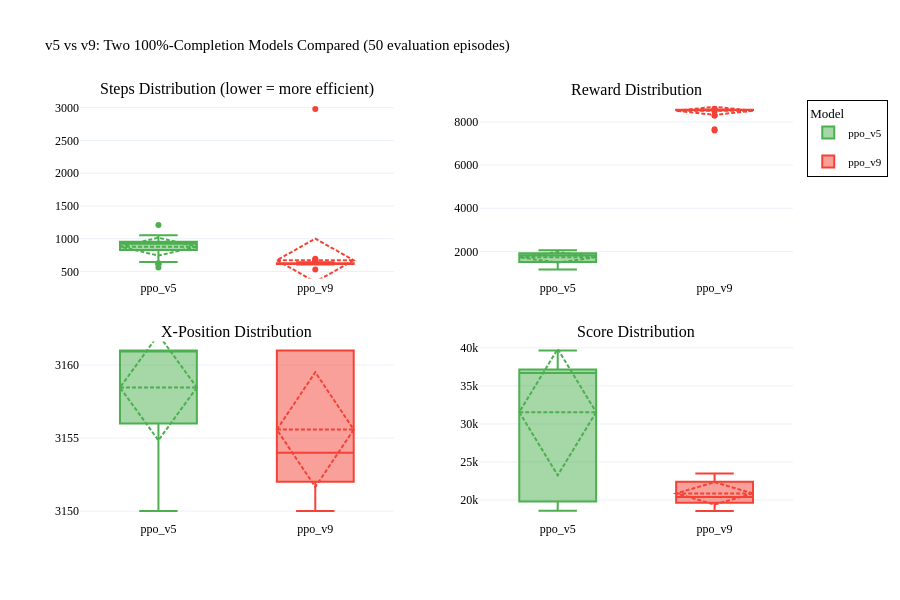

Write notebook code for a chart like this one.
### Markdown cell above
---
## 10. v5 vs v9 Deep Dive — Two Paths to 100% Completion

### Code cell
if not eval_df.empty:
    v5 = eval_df[eval_df['model'] == 'ppo_v5'].copy()
    v9 = eval_df[eval_df['model'] == 'ppo_v9'].copy()

    if not v5.empty and not v9.empty:
        fig = make_subplots(
            rows=2, cols=2,
            subplot_titles=[
                'Steps Distribution (lower = more efficient)',
                'Reward Distribution',
                'X-Position Distribution',
                'Score Distribution',
            ],
            horizontal_spacing=0.12,
            vertical_spacing=0.15,
        )

        COLOR_V5 = MODEL_COLORS['ppo_v5']
        COLOR_V9 = MODEL_COLORS['ppo_v9']

        metrics = [
            ('steps',  1, 1),
            ('reward', 1, 2),
            ('x_pos',  2, 1),
            ('score',  2, 2),
        ]

        for col_name, row, col in metrics:
            fig.add_trace(go.Box(
                y=v5[col_name],
                name='ppo_v5',
                marker_color=COLOR_V5,
                boxmean='sd',
                legendgroup='v5',
                showlegend=(row == 1 and col == 1),
            ), row=row, col=col)

            fig.add_trace(go.Box(
                y=v9[col_name],
                name='ppo_v9',
                marker_color=COLOR_V9,
                boxmean='sd',
                legendgroup='v9',
                showlegend=(row == 1 and col == 1),
            ), row=row, col=col)

        fig.update_layout(
            title=dict(text='v5 vs v9: Two 100%-Completion Models Compared (50 evaluation episodes)', font=dict(size=15)),
            height=600,
            template='plotly_white',
            legend=dict(
                title='Model',
                bgcolor='rgba(255,255,255,0.9)',
                bordercolor='black',
                borderwidth=1,
                font=dict(size=11, color='black'),
            ),
            font=dict(family='serif', size=12, color='black'),
        )
        fig.show()

        # Summary comparison
        print('\n── v5 vs v9 Summary ─────────────────────────────────────────────────────')
        comp = pd.DataFrame({
            'metric':    ['Avg Reward', 'Avg Steps', 'Avg X-Pos', 'Avg Score', 'Avg Coins', 'Completion %'],
            'ppo_v5':   [
                f"{v5['reward'].mean():.1f}",
                f"{v5['steps'].mean():.1f}",
                f"{v5['x_pos'].mean():.1f}",
                f"{v5['score'].mean():.0f}",
                f"{v5['coins'].mean():.1f}",
                f"{100 * v5['completed'].mean():.1f}%",
            ],
            'ppo_v9':   [
                f"{v9['reward'].mean():.1f}",
                f"{v9['steps'].mean():.1f}",
                f"{v9['x_pos'].mean():.1f}",
                f"{v9['score'].mean():.0f}",
                f"{v9['coins'].mean():.1f}",
                f"{100 * v9['completed'].mean():.1f}%",
            ],
        })
        print(comp.to_string(index=False))
        print('─────────────────────────────────────────────────────────────────────────')
    else:
        print('v5 or v9 eval data not found — check model names in evaluation_results.md')
else:
    print('No evaluation data available.')

### Figure 1 — Plotly figure (JSON) as saved in the notebook; plotly's stock layout.template omitted (floating-point values rounded to 4 significant figures)
{"data": [{"boxmean": "sd", "legendgroup": "v5", "marker": {"color": "#4CAF50"}, "name": "ppo_v5", "showlegend": true, "type": "box", "xaxis": "x", "y": [657, 958, 899, 625, 1053, 1020, 989, 1005, 644, 923, 979, 939, 870, 828, 929, 923, 989, 882, 941, 618, 951, 966, 932, 606, 936, 940, 934, 955, 918, 673, 942, 918, 992, 749, 997, 921, 560, 762, 906, 921, 716, 959, 925, 919, 941, 1210, 917, 652, 922, 670], "yaxis": "y"}, {"boxmean": "sd", "legendgroup": "v9", "marker": {"color": "#F44336"}, "name": "ppo_v9", "showlegend": true, "type": "box", "xaxis": "x", "y": [611, 607, 620, 621, 663, 613, 624, 651, 624, 614, 624, 655, 626, 621, 614, 626, 623, 615, 620, 663, 616, 618, 626, 634, 621, 624, 626, 610, 694, 627, 627, 683, 616, 530, 622, 618, 628, 609, 626, 631, 2981, 613, 625, 615, 643, 617, 614, 636, 619, 617], "yaxis": "y"}, {"boxmean": "sd", "legendgroup": "v5", "marker": {"color": "#4CAF50"}, "name": "ppo_v5", "showlegend": false, "type": "box", "xaxis": "x2", "y": [1467.0, 1777.0, 1686.0, 1290.0, 2054.0, 1903.0, 1954.0, 1966.0, 1289.0, 1757.0, 2036.0, 1915.0, 1822.0, 1686.0, 1884.0, 1895.0, 1954.0, 1686.0, 1816.0, 1249.0, 1906.0, 1856.0, 1974.0, 1152.0, 1812.0, 1906.0, 1739.0, 1920.0, 1746.0, 1460.0, 2013.0, 1839.0, 1914.0, 1570.0, 1996.0, 1876.0, 1278.0, 1426.0, 1836.0, 1504.0, 1416.0, 2019.0, 1774.0, 1717.0, 1797.0, 1716.0, 1234.0, 1389.0, 1880.0, 1389.0], "yaxis": "y2"}, {"boxmean": "sd", "legendgroup": "v9", "marker": {"color": "#F44336"}, "name": "ppo_v9", "showlegend": false, "type": "box", "xaxis": "x2", "y": [8574.0, 8308.0, 8570.0, 8567.0, 8556.0, 8573.0, 8563.0, 8557.0, 8578.0, 8576.0, 8566.0, 8551.0, 8563.0, 8561.0, 8572.0, 8574.0, 8566.0, 8568.0, 8576.0, 8563.0, 8570.0, 8571.0, 8607.0, 8561.0, 8572.0, 8577.0, 8570.0, 8569.0, 8503.0, 8576.0, 8571.0, 8558.0, 8557.0, 7604.0, 8572.0, 8571.0, 8570.0, 8300.0, 8557.0, 8576.0, 7659.0, 8576.0, 8560.0, 8578.0, 8606.0, 8569.0, 8564.0, 8568.0, 8572.0, 8569.0], "yaxis": "y2"}, {"boxmean": "sd", "legendgroup": "v5", "marker": {"color": "#4CAF50"}, "name": "ppo_v5", "showlegend": false, "type": "box", "xaxis": "x3", "y": [3161, 3157, 3154, 3157, 3161, 3157, 3161, 3161, 3154, 3157, 3161, 3161, 3161, 3161, 3161, 3161, 3161, 3157, 3161, 3150, 3161, 3161, 3161, 3151, 3156, 3161, 3156, 3161, 3155, 3161, 3161, 3161, 3161, 3161, 3161, 3161, 3161, 3150, 3161, 3151, 3156, 3161, 3157, 3152, 3154, 3161, 3151, 3161, 3161, 3161], "yaxis": "y3"}, {"boxmean": "sd", "legendgroup": "v9", "marker": {"color": "#F44336"}, "name": "ppo_v9", "showlegend": false, "type": "box", "xaxis": "x3", "y": [3152, 3154, 3161, 3154, 3150, 3152, 3153, 3161, 3161, 3157, 3153, 3151, 3150, 3151, 3151, 3156, 3153, 3161, 3161, 3155, 3151, 3161, 3161, 3151, 3154, 3161, 3156, 3152, 3154, 3161, 3154, 3155, 3151, 3153, 3152, 3153, 3161, 3156, 3161, 3156, 3157, 3161, 3161, 3153, 3152, 3161, 3153, 3157, 3152, 3161], "yaxis": "y3"}, {"boxmean": "sd", "legendgroup": "v5", "marker": {"color": "#4CAF50"}, "name": "ppo_v5", "showlegend": false, "type": "box", "xaxis": "x4", "y": [19450, 37750, 36750, 21500, 37800, 38300, 38700, 36900, 20250, 36750, 36700, 36650, 37050, 19450, 37050, 36900, 37100, 39650, 37700, 19100, 36650, 37500, 36700, 19300, 37400, 37200, 36550, 36550, 37000, 18950, 36650, 37150, 39100, 19550, 36650, 37000, 20350, 19800, 36650, 19800, 18900, 37150, 37150, 36450, 37200, 19050, 19100, 18600, 36750, 18850], "yaxis": "y4"}, {"boxmean": "sd", "legendgroup": "v9", "marker": {"color": "#F44336"}, "name": "ppo_v9", "showlegend": false, "type": "box", "xaxis": "x4", "y": [22900, 19750, 19500, 19650, 21900, 22200, 19300, 18900, 19200, 23000, 19250, 19950, 19700, 21100, 22000, 20600, 23000, 19650, 19650, 19100, 23000, 18550, 22400, 19250, 20150, 19600, 23500, 22600, 21150, 22200, 20950, 20950, 22800, 20000, 19950, 22800, 20200, 19000, 22200, 19650, 18850, 22400, 19850, 22700, 19800, 22900, 22800, 21250, 20150, 21800], "yaxis": "y4"}], "layout": {"annotations": [{"font": {"size": 16}, "showarrow": false, "text": "Steps Distribution (lower = more efficient)", "x": 0.22, "xanchor": "center", "xref": "paper", "y": 1, "yanchor": "bottom", "yref": "paper"}, {"font": {"size": 16}, "showarrow": false, "text": "Reward Distribution", "x": 0.78, "xanchor": "center", "xref": "paper", "y": 1, "yanchor": "bottom", "yref": "paper"}, {"font": {"size": 16}, "showarrow": false, "text": "X-Position Distribution", "x": 0.22, "xanchor": "center", "xref": "paper", "y": 0.425, "yanchor": "bottom", "yref": "paper"}, {"font": {"size": 16}, "showarrow": false, "text": "Score Distribution", "x": 0.78, "xanchor": "center", "xref": "paper", "y": 0.425, "yanchor": "bottom", "yref": "paper"}], "font": {"color": "black", "family": "serif", "size": 12}, "height": 600, "legend": {"bgcolor": "rgba(255,255,255,0.9)", "bordercolor": "black", "borderwidth": 1, "font": {"color": "black", "size": 11}, "title": {"text": "Model"}}, "title": {"font": {"size": 15}, "text": "v5 vs v9: Two 100%-Completion Models Compared (50 evaluation episodes)"}, "xaxis": {"anchor": "y", "domain": [0, 0.44]}, "xaxis2": {"anchor": "y2", "domain": [0.56, 1]}, "xaxis3": {"anchor": "y3", "domain": [0, 0.44]}, "xaxis4": {"anchor": "y4", "domain": [0.56, 1]}, "yaxis": {"anchor": "x", "domain": [0.575, 1]}, "yaxis2": {"anchor": "x2", "domain": [0.575, 1]}, "yaxis3": {"anchor": "x3", "domain": [0, 0.425]}, "yaxis4": {"anchor": "x4", "domain": [0, 0.425]}}}
